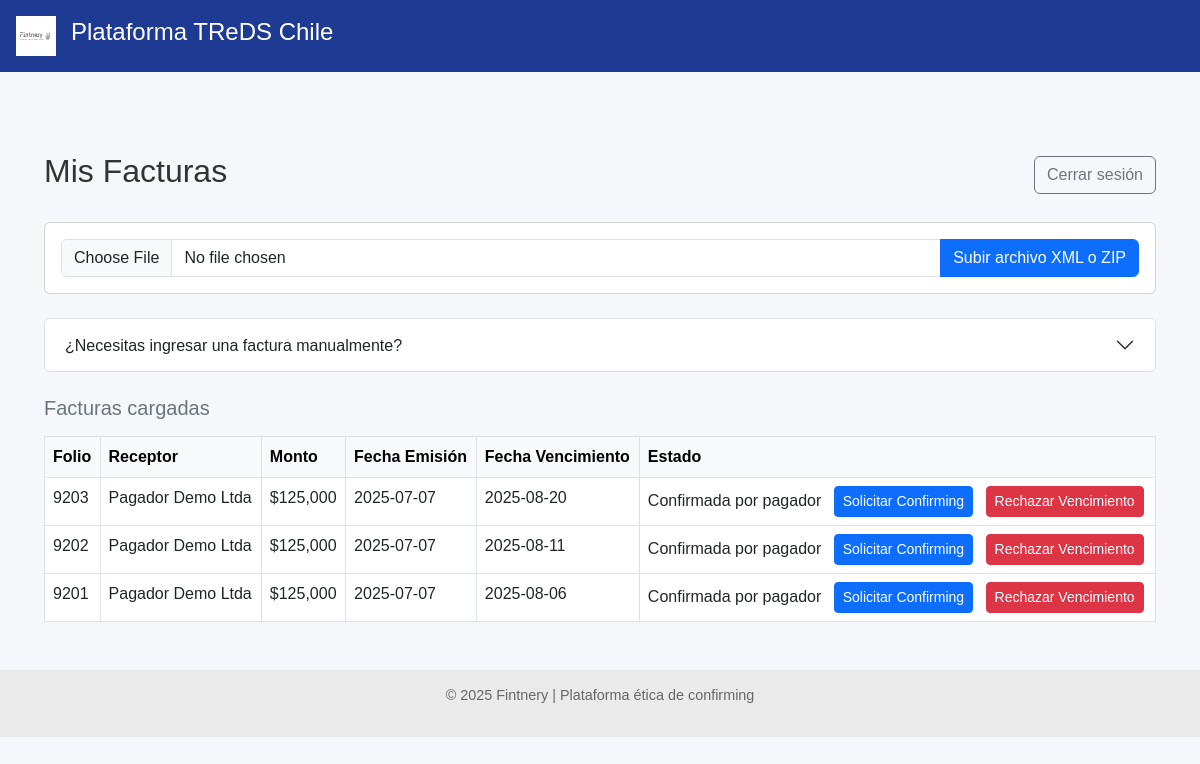
Before: /proveedor/facturas (signed in) with the older database file.
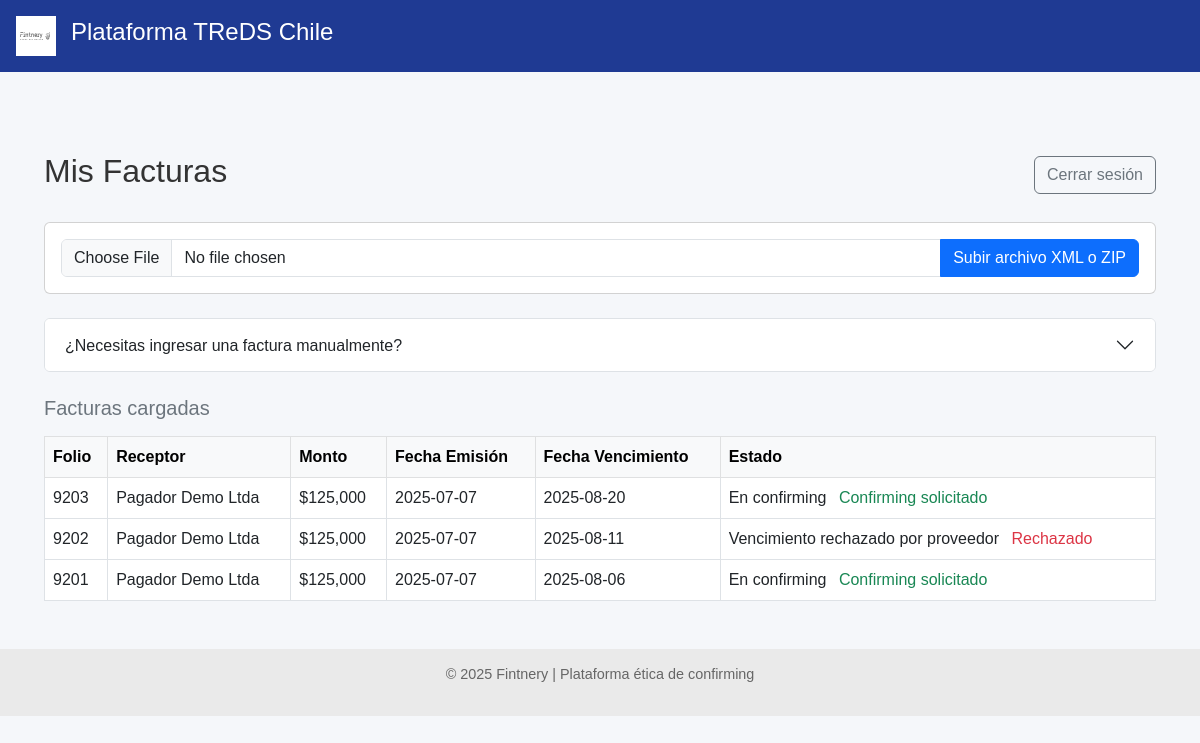
After: the same page with the newer database file.
### models.py (models this page shows)
class FacturaDB(Base):
    __tablename__ = "facturas"
    id = Column(Integer, primary_key=True, index=True)
    rut_emisor = Column(String, index=True)
    rut_receptor = Column(String)
    tipo_dte = Column(String)
    folio = Column(Integer)
    monto = Column(Integer)
    estado_dte = Column(String)
    razon_social_emisor = Column(String)
    razon_social_receptor = Column(String)
    fecha_emision = Column(Date)
    fecha_vencimiento = Column(Date)
    fecha_vencimiento_original = Column(Date, nullable=True)
    modificacion_aceptada_por_proveedor = Column(Boolean, nullable=True, default=None)
    confirming_solicitado = Column(Boolean, default=False)
    origen_confirmacion = Column(String, default="Desconocido")
    financiador_adjudicado = Column(String, nullable=True)
    proveedor_id = Column(Integer, ForeignKey("proveedores.id"))
    proveedor = relationship("Proveedor", back_populates="facturas")
    pagador_id = Column(Integer, ForeignKey("pagadores.id"))
    pagador = relationship("Pagador", back_populates="facturas")
    ofertas = relationship("OfertaFinanciamiento", back_populates="factura")

### routers/proveedor.py (the view)
@router.get("/facturas")
def ver_facturas_proveedor(request: Request, db: Session = Depends(get_db)):
    proveedor_id = request.session.get("proveedor_id")
    if not proveedor_id:
        return RedirectResponse(url="/proveedor/login", status_code=303)
    facturas = db.query(FacturaDB).filter(FacturaDB.proveedor_id == proveedor_id).all()
    return templates.TemplateResponse("facturas.html", {"request": request, "facturas": facturas})

### templates/facturas.html (shortened to what this page needs)
{% extends "base.html" %}
{% block content %}
<div class="container mt-5">
    <div class="d-flex justify-content-between align-items-center mb-4">
        <h2>Mis Facturas</h2>
        <a href="/proveedor/logout" class="btn btn-outline-secondary">Cerrar sesión</a>
    </div>
    <div class="card mb-4">
        <div class="card-body">
            <form method="post" action="/proveedor/facturas" enctype="multipart/form-data">
                <div class="input-group">
                    <input type="file" name="archivo" class="form-control" accept=".xml,.zip" required>
                    <button type="submit" class="btn btn-primary">Subir archivo XML o ZIP</button>
                </div>
            </form>
        </div>
    </div>
    <div class="accordion mb-4" id="accordionManual">
        <div class="accordion-item">
            <h2 class="accordion-header" id="headingManual">
                <button class="accordion-button collapsed" type="button" data-bs-toggle="collapse" data-bs-target="#collapseManual" aria-expanded="false" aria-controls="collapseManual">
                    ¿Necesitas ingresar una factura manualmente?
                </button>
            </h2>
        </div>
    </div>
    <h5 class="text-secondary mb-3">Facturas cargadas</h5>
    <div class="table-responsive">
        <table class="table table-bordered table-hover bg-white">
            <thead class="table-light">
                <tr>
                    <th>Folio</th>
                    <th>Receptor</th>
                    <th>Monto</th>
                    <th>Fecha Emisión</th>
                    <th>Fecha Vencimiento</th>
                    <th>Estado</th>
                </tr>
            </thead>
            <tbody>
                {% for factura in facturas %}
                <tr>
                    <td>{{ factura.folio }}</td>
                    <td>{{ factura.razon_social_receptor }}</td>
                    <td>${{ '{:,.0f}'.format(factura.monto) }}</td>
                    <td>{{ factura.fecha_emision }}</td>
                    <td>{{ factura.fecha_vencimiento }}</td>
                    <td>
                        {{ factura.estado_dte }}
                        {% if factura.estado_dte == "Cargada" %}
                            <form method="get" action="/proveedor/solicitar_confirmacion/{{ factura.id }}" class="d-inline">
                                <button type="submit" class="btn btn-sm btn-warning ms-2">Solicitar Confirmación</button>
                            </form>
                        {% elif factura.estado_dte == "Confirmada por pagador" %}
                            <form method="post" action="/proveedor/solicitar_confirming/{{ factura.id }}" class="d-inline">
                                <button type="submit" class="btn btn-sm btn-primary ms-2">Solicitar Confirming</button>
                            </form>
                            <form method="post" action="/proveedor/rechazar_vencimiento/{{ factura.id }}" class="d-inline">
                                <button type="submit" class="btn btn-sm btn-danger ms-2">Rechazar Vencimiento</button>
                            </form>
                        {% elif factura.estado_dte == "Vencimiento rechazado por proveedor" %}
                            <span class="text-danger ms-2">Rechazado</span>
                        {% elif factura.estado_dte == "En confirming" %}
                            <span class="text-success ms-2">Confirming solicitado</span>
                        {% endif %}
                    </td>
                </tr>
                {% else %}
                <tr>
                    <td colspan="6" class="text-center text-muted">No hay facturas cargadas.</td>
                </tr>
                {% endfor %}
            </tbody>
        </table>
    </div>
</div>
{% endblock %}

### templates/base.html (shortened to what this page needs)
<!DOCTYPE html>
<html lang="es">
<head>
    <link href="https://cdn.jsdelivr.net/npm/bootstrap@5.3.0/dist/css/bootstrap.min.css" rel="stylesheet">
    <link rel="stylesheet" href="/static/styles.css">
</head>
<body>
    <header class="main-header">
        <img src="/static/LogoFIntneryWeb.svg" alt="Fintnery" class="logo">
        <h1 class="titulo-principal">Plataforma TReDS Chile</h1>
    </header>
    <main>
        {% block content %}{% endblock %}
    </main>
    <footer class="footer">
        <p>&copy; 2025 Fintnery | Plataforma ética de confirming</p>
    </footer>
</body>
</html>

### static/styles.css (style rules this page uses)
body { font-family: sans-serif; margin: 0; background-color: #f5f7fa; color: #333; }
.main-header { background-color: #1f3a93; color: white; padding: 1em; display: flex; align-items: center; }
.logo { height: 40px; margin-right: 15px; }
.titulo-principal { font-size: 1.5em; }
footer.footer { background-color: #eaeaea; text-align: center; padding: 1em; font-size: 0.9em; color: #666; }
main { padding: 2em; }

Changed rows visible on the page:
changed FacturaDB (number 1 of 3 on the later page): estado_dte "Confirmada por pagador" → "En confirming"; estado_dte "Solicitar Confirming Rechazar Vencimiento" → "Confirming solicitado"
changed FacturaDB: estado_dte "Confirmada por pagador" → "Vencimiento rechazado por proveedor"; estado_dte "Solicitar Confirming Rechazar Vencimiento" → "Rechazado"
changed FacturaDB (number 3 of 3 on the later page): estado_dte "Confirmada por pagador" → "En confirming"; estado_dte "Solicitar Confirming Rechazar Vencimiento" → "Confirming solicitado"
